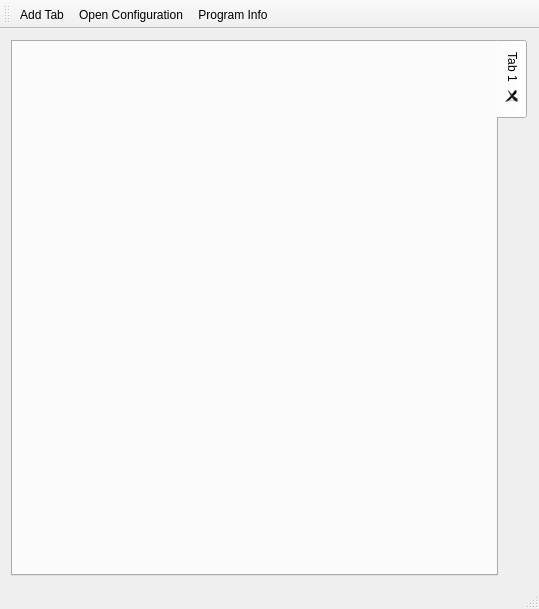
<?xml version="1.0" encoding="UTF-8"?>
<ui version="4.0">
 <class>MainWindow</class>
 <widget class="QMainWindow" name="MainWindow">
  <property name="geometry">
   <rect>
    <x>0</x>
    <y>0</y>
    <width>539</width>
    <height>609</height>
   </rect>
  </property>
  <property name="windowTitle">
   <string>4chan Downloader</string>
  </property>
  <property name="windowIcon">
   <iconset resource="resources.qrc">
    <normaloff>:/icons/resources/4chan.png</normaloff>:/icons/resources/4chan.png</iconset>
  </property>
  <widget class="QWidget" name="centralWidget">
   <layout class="QGridLayout" name="gridLayout">
    <item row="0" column="0">
     <widget class="QTabWidget" name="tabWidget">
      <property name="tabPosition">
       <enum>QTabWidget::East</enum>
      </property>
      <property name="currentIndex">
       <number>0</number>
      </property>
      <property name="tabsClosable">
       <bool>true</bool>
      </property>
      <property name="movable">
       <bool>true</bool>
      </property>
      <widget class="QWidget" name="tab">
       <attribute name="title">
        <string>Tab 1</string>
       </attribute>
      </widget>
     </widget>
    </item>
   </layout>
  </widget>
  <widget class="QToolBar" name="mainToolBar">
   <attribute name="toolBarArea">
    <enum>TopToolBarArea</enum>
   </attribute>
   <attribute name="toolBarBreak">
    <bool>false</bool>
   </attribute>
   <addaction name="actionAdd_Tab"/>
   <addaction name="actionOpen_Configuration"/>
   <addaction name="actionShowInfo"/>
  </widget>
  <widget class="QStatusBar" name="statusBar"/>
  <action name="actionAdd_Tab">
   <property name="icon">
    <iconset resource="resources.qrc">
     <normaloff>:/icons/resources/add.png</normaloff>:/icons/resources/add.png</iconset>
   </property>
   <property name="text">
    <string>Add Tab</string>
   </property>
  </action>
  <action name="actionShowInfo">
   <property name="icon">
    <iconset resource="resources.qrc">
     <normaloff>:/icons/resources/about.png</normaloff>:/icons/resources/about.png</iconset>
   </property>
   <property name="text">
    <string>Program Info</string>
   </property>
  </action>
  <action name="actionOpen_Configuration">
   <property name="icon">
    <iconset resource="resources.qrc">
     <normaloff>:/icons/resources/settings.png</normaloff>:/icons/resources/settings.png</iconset>
   </property>
   <property name="text">
    <string>Open Configuration</string>
   </property>
  </action>
 </widget>
 <layoutdefault spacing="6" margin="11"/>
 <resources>
  <include location="resources.qrc"/>
 </resources>
 <connections>
  <connection>
   <sender>actionAdd_Tab</sender>
   <signal>activated()</signal>
   <receiver>MainWindow</receiver>
   <slot>addTab()</slot>
   <hints>
    <hint type="sourcelabel">
     <x>-1</x>
     <y>-1</y>
    </hint>
    <hint type="destinationlabel">
     <x>269</x>
     <y>304</y>
    </hint>
   </hints>
  </connection>
  <connection>
   <sender>actionShowInfo</sender>
   <signal>triggered()</signal>
   <receiver>MainWindow</receiver>
   <slot>showInfo()</slot>
   <hints>
    <hint type="sourcelabel">
     <x>-1</x>
     <y>-1</y>
    </hint>
    <hint type="destinationlabel">
     <x>269</x>
     <y>304</y>
    </hint>
   </hints>
  </connection>
  <connection>
   <sender>actionOpen_Configuration</sender>
   <signal>triggered()</signal>
   <receiver>MainWindow</receiver>
   <slot>showConfiguration()</slot>
   <hints>
    <hint type="sourcelabel">
     <x>-1</x>
     <y>-1</y>
    </hint>
    <hint type="destinationlabel">
     <x>269</x>
     <y>304</y>
    </hint>
   </hints>
  </connection>
 </connections>
 <slots>
  <slot>addTab()</slot>
  <slot>closeTab()</slot>
  <slot>showInfo()</slot>
  <slot>showConfiguration()</slot>
 </slots>
</ui>
